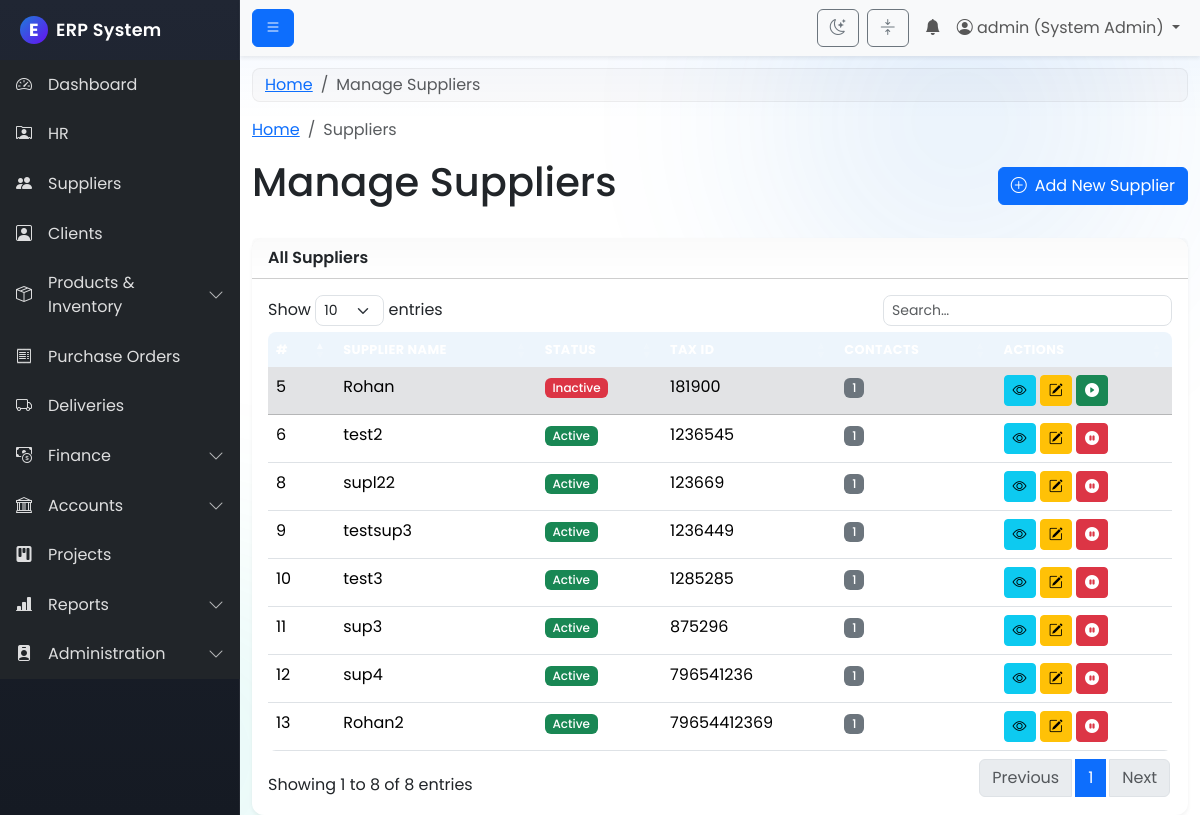
/modules/suppliers/view_suppliers.php (signed in), run on an earlier commit of the app's database.
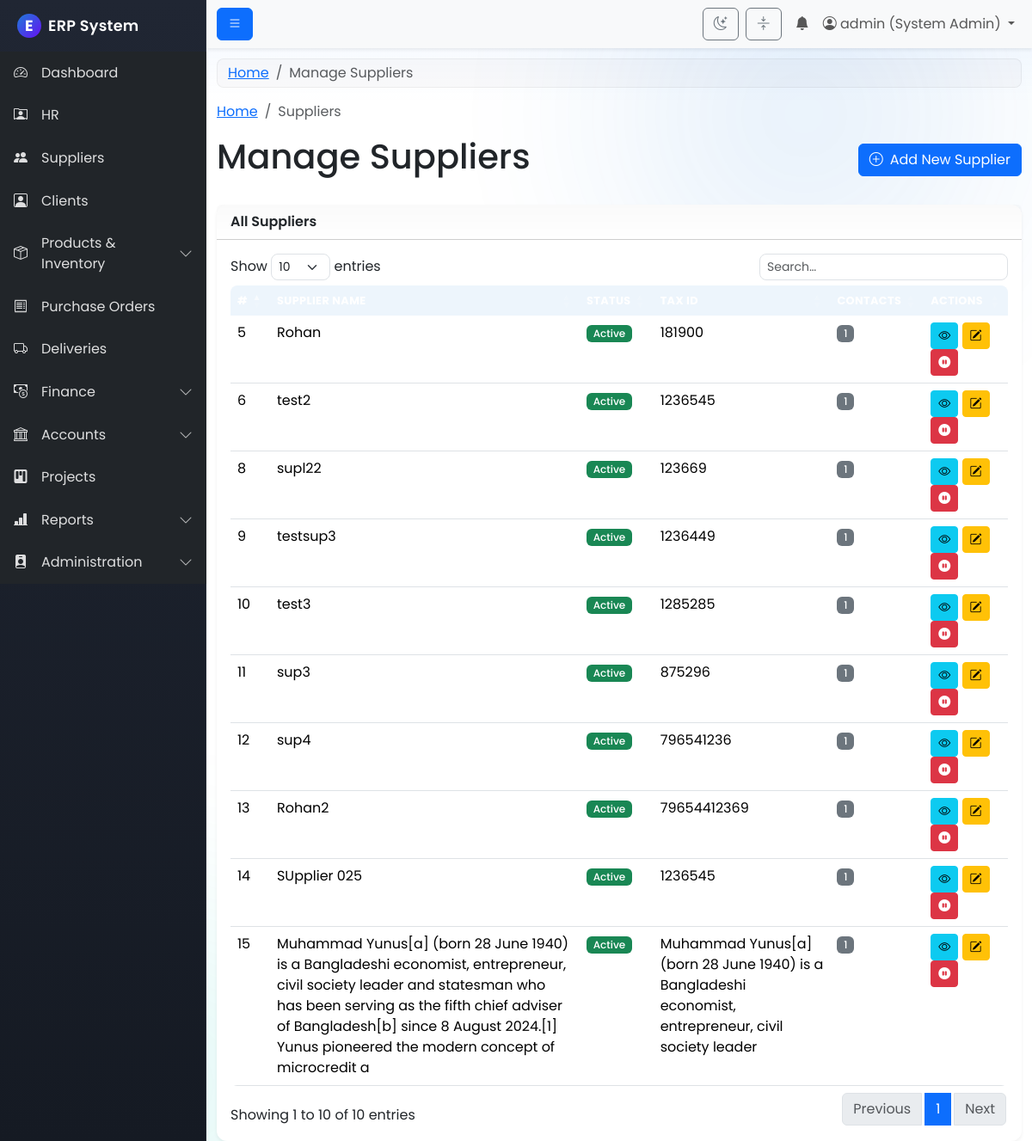
And on a later commit of the database.
### tables this page shows
CREATE TABLE `suppliers` (
  `id` int(11) NOT NULL,
  `supplier_name` varchar(255) NOT NULL,
  `address` text DEFAULT NULL,
  `tax_id` varchar(100) DEFAULT NULL,
  `username` varchar(100) DEFAULT NULL,
  `password` varchar(255) DEFAULT NULL,
  `is_active` tinyint(1) NOT NULL DEFAULT 1,
  `bank_name` varchar(255) DEFAULT NULL,
  `bank_account_number` varchar(100) DEFAULT NULL,
  `bank_branch_code` varchar(50) DEFAULT NULL,
  `created_at` timestamp NOT NULL DEFAULT current_timestamp(),
  `updated_at` timestamp NOT NULL DEFAULT current_timestamp() ON UPDATE current_timestamp(),
  `rating_delivery_time` decimal(2,1) DEFAULT NULL,
  `rating_quality` decimal(2,1) DEFAULT NULL,
  `rating_communication` decimal(2,1) DEFAULT NULL,
  `on_time_delivery_rate` decimal(5,2) DEFAULT NULL
);

### includes/permissions.php (called while the page is built, shortened)
<?php
function has_permission($required_permissions) {
    if ($_SESSION['role_name'] == 'System Admin') {
        return true;
    }
    return false;
}
?>

### modules/suppliers/view_suppliers.php (the view, shortened to what this page needs)
<?php
$page_title = "Manage Suppliers";
include('../../includes/header.php');
$conn = connect_db();
$sql = "SELECT s.*, COUNT(sc.id) as contact_count
        FROM suppliers s
        LEFT JOIN supplier_contacts sc ON s.id = sc.supplier_id
        GROUP BY s.id
        ORDER BY s.is_active DESC, s.supplier_name ASC";
$result = $conn->query($sql);
?>
<nav aria-label="breadcrumb">
  <ol class="breadcrumb">
    <li class="breadcrumb-item"><a href="/erp_project/dashboard.php">Home</a></li>
    <li class="breadcrumb-item active" aria-current="page">Suppliers</li>
  </ol>
</nav>
<div class="d-flex justify-content-between align-items-center mb-4">
    <h1><?php echo $page_title; ?></h1>
    <?php if (has_permission('po_create')):  ?>
        <a href="add_supplier.php" class="btn btn-primary"><i class="bi bi-plus-circle me-2"></i>Add New Supplier</a>
    <?php endif; ?>
</div>
<div class="card fade-in">
    <div class="card-header">All Suppliers</div>
    <div class="card-body">
        <div class="table-responsive">
            <table class="table table-hover data-table">
                <thead class="table-dark">
                    <tr><th>#</th><th>Supplier Name</th><th>Status</th><th>Tax ID</th><th>Contacts</th><th>Actions</th></tr>
                </thead>
                <tbody>
                    <?php if ($result && $result->num_rows > 0): ?>
                        <?php while($row = $result->fetch_assoc()): ?>
                            <tr class="<?php echo $row['is_active'] ? '' : 'table-secondary text-muted'; ?>">
                                <td><?php echo $row['id']; ?></td>
                                <td><?php echo htmlspecialchars($row['supplier_name']); ?></td>
                                <td><?php echo $row['is_active'] ? '<span class="badge bg-success">Active</span>' : '<span class="badge bg-danger">Inactive</span>'; ?></td>
                                <td><?php echo htmlspecialchars($row['tax_id']); ?></td>
                                <td><span class="badge bg-secondary"><?php echo $row['contact_count']; ?></span></td>
                                <td>
                                    <a href="view_supplier_details.php?id=<?php echo $row['id']; ?>" class="btn btn-sm btn-info" title="View"><i class="bi bi-eye"></i></a>
                                    <?php if (has_permission('po_edit')): ?>
                                        <a href="edit_supplier.php?id=<?php echo $row['id']; ?>" class="btn btn-sm btn-warning" title="Edit"><i class="bi bi-pencil-square"></i></a>
                                    <?php endif; ?>
                                    <?php if (has_permission('supplier_delete')): ?>
                                        <form action="handle_toggle_supplier_status.php" method="POST" class="d-inline" onsubmit="return confirm('Are you sure you want to change this supplier\'s status?');">
                                            <?php if ($row['is_active']): ?>
                                                <button type="submit" class="btn btn-sm btn-danger" title="Deactivate Supplier"><i class="bi bi-pause-circle-fill"></i></button>
                                            <?php else: ?>
                                                 <button type="submit" class="btn btn-sm btn-success" title="Activate Supplier"><i class="bi bi-play-circle-fill"></i></button>
                                            <?php endif; ?>
                                        </form>
                                    <?php endif; ?>
                                </td>
                            </tr>
                        <?php endwhile; ?>
                    <?php endif; ?>
                </tbody>
            </table>
        </div>
    </div>
</div>
<?php
include('../../includes/footer.php');
?>

What changed in the data, as far as the page shows it:
added suppliers: id "15", supplier_name "Muhammad Yunus[a] (born 28 June 1940) is a Bangladeshi economist, entrepreneur, civil society leader and statesman who has been serving as the fifth chief adviser of Bangladesh[b] since 8 August 2024.[1] Yunus pioneered the modern concept of microcredit a", is_active "Active", tax "Muhammad Yunus[a] (born 28 June 1940) is a Bangladeshi economist, entrepreneur, civil society leader", contact_count "1"
changed suppliers "Rohan": is_active "Inactive" → "Active"; moves up the list
added suppliers: id "14", supplier_name "SUpplier 025", is_active "Active", tax "1236545", contact_count "1"
Also different on the page:
text written by a page script: "Show entries Showing 1 to 8 of 8 entries Previous 1 Next" → "Show entries Showing 1 to 10 of 10 entries Previous 1 Next"
